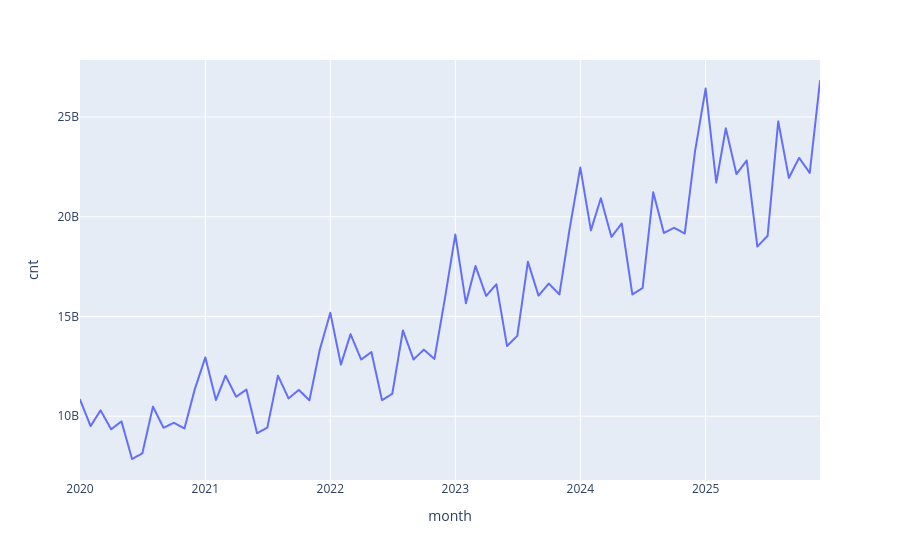

Notebook code cell kept with this figure:
### Markdown cell above
# Исследование данных

### Code cell
df = duckdb.query(
    """
    SELECT
        date_trunc('month', order_date) AS month,
        sum(amount) AS cnt
    FROM
        orders
    WHERE
        1=1
    GROUP BY 1 
    ORDER BY 1
    """
).df()

fig = px.scatter(
    df, 
    x='month', 
    y='cnt', 
    render_mode='webgl'
)
fig.update_traces(mode='lines')

fig.show()
